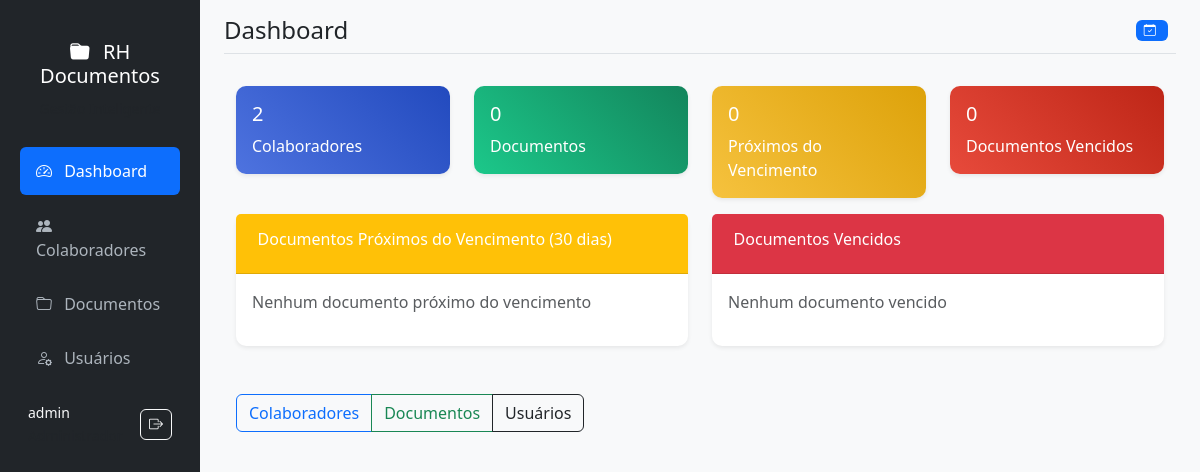
Page / (signed in) on the earlier database version.
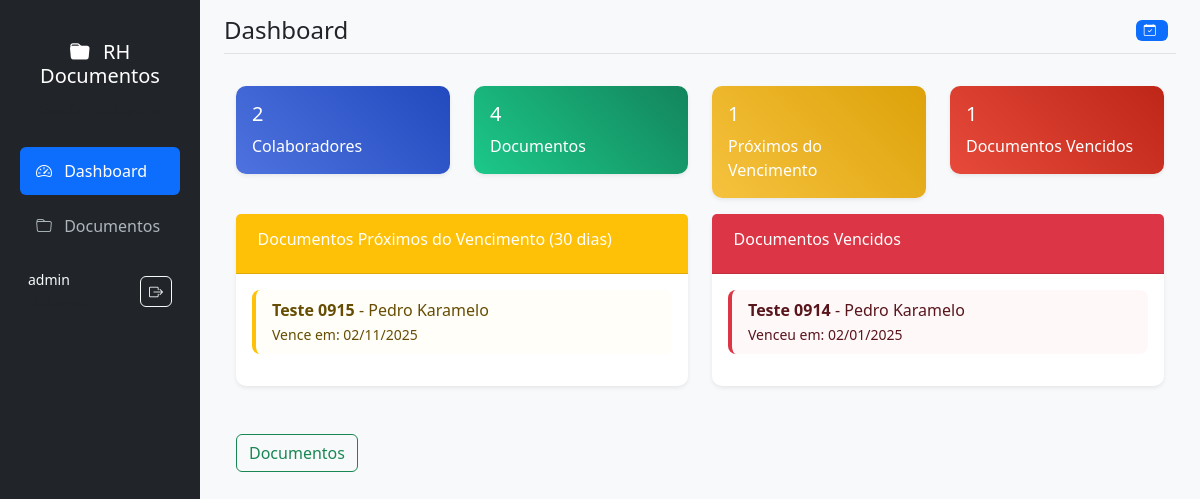
Same page on the later database version.
### models.py (models this page shows, shortened)
class Documento(db.Model):
    id = db.Column(db.Integer, primary_key=True)
    colaborador_id = db.Column(db.Integer, db.ForeignKey('colaborador.id'), nullable=False)
    nome = db.Column(db.String(100), nullable=False)
    tipo_validade = db.Column(db.String(20), nullable=False)  # indeterminado, 3, 6, 12, personalizado
    data_upload = db.Column(db.DateTime, default=datetime.utcnow)
    data_validade = db.Column(db.Date)
    arquivo = db.Column(db.String(200), nullable=False)
    observacoes = db.Column(db.Text)

class Colaborador(db.Model):
    id = db.Column(db.Integer, primary_key=True)
    nome = db.Column(db.String(100), nullable=False)
    email = db.Column(db.String(120))
    departamento = db.Column(db.String(50))
    cargo = db.Column(db.String(50))
    data_admissao = db.Column(db.Date)
    created_at = db.Column(db.DateTime, default=datetime.utcnow)
    documentos = db.relationship('Documento', backref='colaborador', lazy=True, cascade='all, delete-orphan')

### app.py (the view)
@app.route('/')
@login_required
def dashboard():
    documentos_vencidos = get_documentos_vencidos()
    documentos_proximos = get_documentos_proximos_vencer()
    total_colaboradores = Colaborador.query.count()
    total_documentos = Documento.query.count()
    return render_template('dashboard.html',
                         documentos_vencidos=documentos_vencidos,
                         documentos_proximos=documentos_proximos,
                         total_colaboradores=total_colaboradores,
                         total_documentos=total_documentos)

### app.py (called while the page is built)
@login_manager.user_loader
def load_user(user_id):
    return User.query.get(int(user_id))

@app.teardown_appcontext
def shutdown_session(exception=None):
    db.session.remove()

### models.py (called while the page is built)
    def has_permission(self, permission):
        roles_permissions = {
            'visitante': ['download'],
            'operador': ['download', 'add_documento', 'add_colaborador', 'renovar_documento'],
            'gestor': ['download', 'add_documento', 'add_colaborador', 'renovar_documento', 'edit_documento', 'delete_documento'],
            'administrador': ['download', 'add_documento', 'add_colaborador', 'renovar_documento', 'edit_documento', 'delete_documento', 'add_usuario']
        }
        return permission in roles_permissions.get(self.role, [])

### utils.py (called while the page is built)
def get_documentos_vencidos():
    hoje = datetime.now().date()
    return Documento.query.filter(Documento.data_validade < hoje, Documento.tipo_validade != 'indeterminado').all()

### templates/dashboard.html
{% extends "base.html" %}
{% block content %}
<div class="row">
    <div class="col-md-3">
        <div class="card text-white bg-primary mb-3">
            <div class="card-body">
                <h5 class="card-title">{{ total_colaboradores }}</h5>
                <p class="card-text">Colaboradores</p>
            </div>
        </div>
    </div>
    <div class="col-md-3">
        <div class="card text-white bg-success mb-3">
            <div class="card-body">
                <h5 class="card-title">{{ total_documentos }}</h5>
                <p class="card-text">Documentos</p>
            </div>
        </div>
    </div>
    <div class="col-md-3">
        <div class="card text-white bg-warning mb-3">
            <div class="card-body">
                <h5 class="card-title">{{ documentos_proximos|length }}</h5>
                <p class="card-text">Próximos do Vencimento</p>
            </div>
        </div>
    </div>
    <div class="col-md-3">
        <div class="card text-white bg-danger mb-3">
            <div class="card-body">
                <h5 class="card-title">{{ documentos_vencidos|length }}</h5>
                <p class="card-text">Documentos Vencidos</p>
            </div>
        </div>
    </div>
</div>
<div class="row">
    <div class="col-md-6">
        <div class="card">
            <div class="card-header bg-warning text-white">
                <h6>Documentos Próximos do Vencimento (30 dias)</h6>
            </div>
            <div class="card-body">
                {% if documentos_proximos %}
                    {% for doc in documentos_proximos %}
                    <div class="alert alert-warning py-2">
                        <strong>{{ doc.nome }}</strong> - {{ doc.colaborador.nome }}<br>
                        <small>Vence em: {{ doc.data_validade.strftime('%d/%m/%Y') }}</small>
                    </div>
                    {% endfor %}
                {% else %}
                    <p class="text-muted">Nenhum documento próximo do vencimento</p>
                {% endif %}
            </div>
        </div>
    </div>
    <div class="col-md-6">
        <div class="card">
            <div class="card-header bg-danger text-white">
                <h6>Documentos Vencidos</h6>
            </div>
            <div class="card-body">
                {% if documentos_vencidos %}
                    {% for doc in documentos_vencidos %}
                    <div class="alert alert-danger py-2">
                        <strong>{{ doc.nome }}</strong> - {{ doc.colaborador.nome }}<br>
                        <small>Venceu em: {{ doc.data_validade.strftime('%d/%m/%Y') }}</small>
                    </div>
                    {% endfor %}
                {% else %}
                    <p class="text-muted">Nenhum documento vencido</p>
                {% endif %}
            </div>
        </div>
    </div>
</div>
<div class="mt-4">
    <div class="btn-group">
        {% if current_user.has_permission('add_colaborador') %}
        <a href="{{ url_for('colaboradores') }}" class="btn btn-outline-primary">Colaboradores</a>
        {% endif %}
        {% if current_user.has_permission('download') %}
        <a href="{{ url_for('documentos') }}" class="btn btn-outline-success">Documentos</a>
        {% endif %}
        {% if current_user.role == 'administrador' %}
        <a href="{{ url_for('usuarios') }}" class="btn btn-outline-dark">Usuários</a>
        {% endif %}
    </div>
</div>
{% endblock %}

### templates/base.html (shortened to what the changed rows need)
<!DOCTYPE html>
<html lang="pt-br" data-bs-theme="light">
<head>
    <link href="https://cdn.jsdelivr.net/npm/bootstrap@5.3.2/dist/css/bootstrap.min.css" rel="stylesheet">
    <link href="https://cdn.jsdelivr.net/npm/bootstrap-icons@1.11.1/font/bootstrap-icons.css" rel="stylesheet">
    <link href="{{ url_for('static', filename='style.css') }}" rel="stylesheet">
</head>
<body>
    <div class="container-fluid">
        <div class="row">
            <nav id="sidebar" class="col-md-3 col-lg-2 d-md-block bg-dark sidebar collapse">
                <div class="position-sticky pt-3">
                    <ul class="nav flex-column">
                        {% if current_user.has_permission('add_colaborador') %}
                        <li class="nav-item">
                            <a class="nav-link {% if request.endpoint == 'colaboradores' or request.endpoint == 'novo_colaborador' or request.endpoint == 'editar_colaborador' %}active{% endif %}"
                               href="{{ url_for('colaboradores') }}">
                                <i class="bi bi-people-fill me-2"></i>
                                Colaboradores
                            </a>
                        </li>
                        {% endif %}
                        {% if current_user.role == 'administrador' %}
                        <li class="nav-item">
                            <a class="nav-link {% if request.endpoint == 'usuarios' or request.endpoint == 'novo_usuario' %}active{% endif %}"
                               href="{{ url_for('usuarios') }}">
                                <i class="bi bi-person-gear me-2"></i>
                                Usuários
                            </a>
                        </li>
                        {% endif %}
                    </ul>
                </div>
            </nav>
            <main class="col-md-9 ms-sm-auto col-lg-10 px-md-4 main-content">
                <div class="d-flex justify-content-between flex-wrap flex-md-nowrap align-items-center pt-3 pb-2 mb-3 border-bottom">
                    <div class="d-flex align-items-center">
                        <h1 class="h4 mb-0">{% block page_title %}Dashboard{% endblock %}</h1>
                    </div>
                </div>
                <div class="container-fluid py-3">
                    {% block content %}{% endblock %}
                </div>
            </main>
        </div>
    </div>
</body>
</html>

Differences in the rows shown:
changed User "admin": role "administrador" → "visitante" (drawn)
added Documento: nome "Teste 0915", colaborador.nome "Pedro Karamelo", data_validade "02/11/2025", shown under "Documentos Próximos do Vencimento (30 dias)"
added Documento: nome "Teste 0914", colaborador.nome "Pedro Karamelo", data_validade "02/01/2025", shown under "Documentos Vencidos"
Other differences:
{{ total_documentos }}: "0" → "4"
{{ documentos_proximos|length }}: "0" → "1"
{{ documentos_vencidos|length }}: "0" → "1"
text no longer shown: "Colaboradores Usuários Nenhum documento próximo do vencimento Nenhum documento vencido Colaboradores Usuários"
